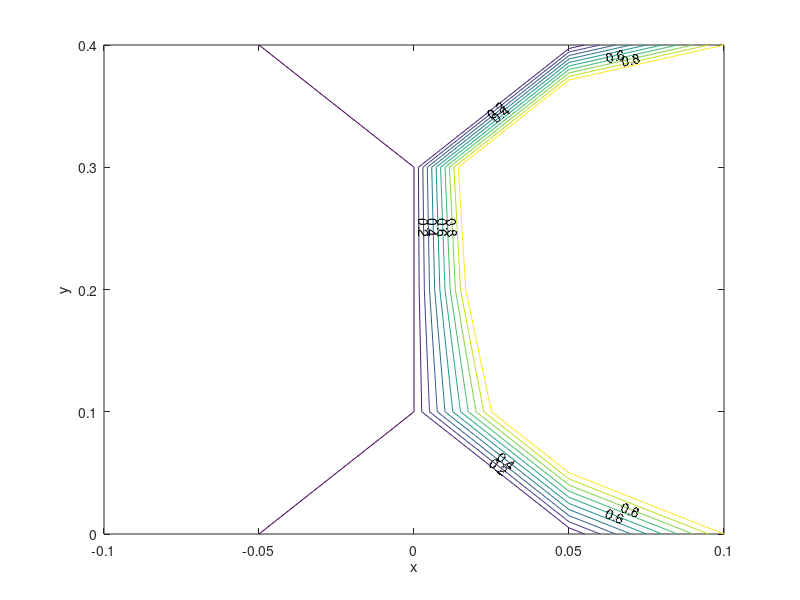
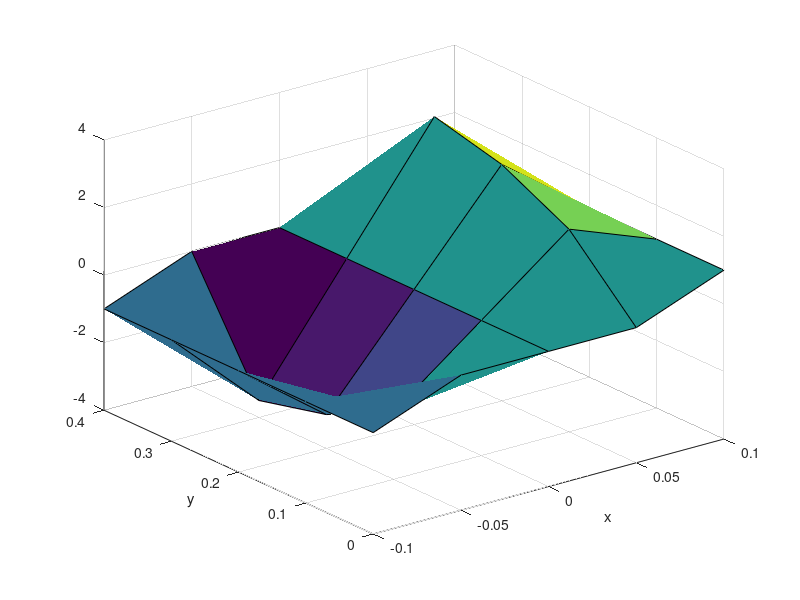
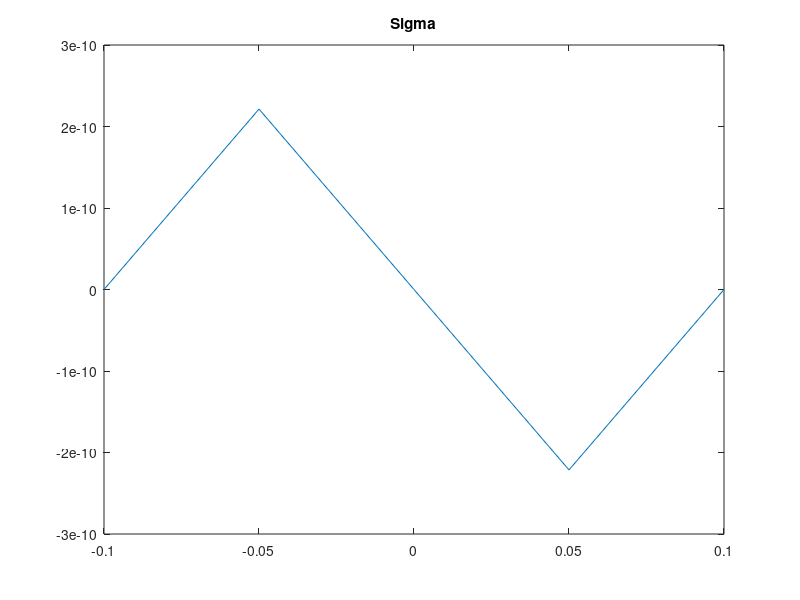
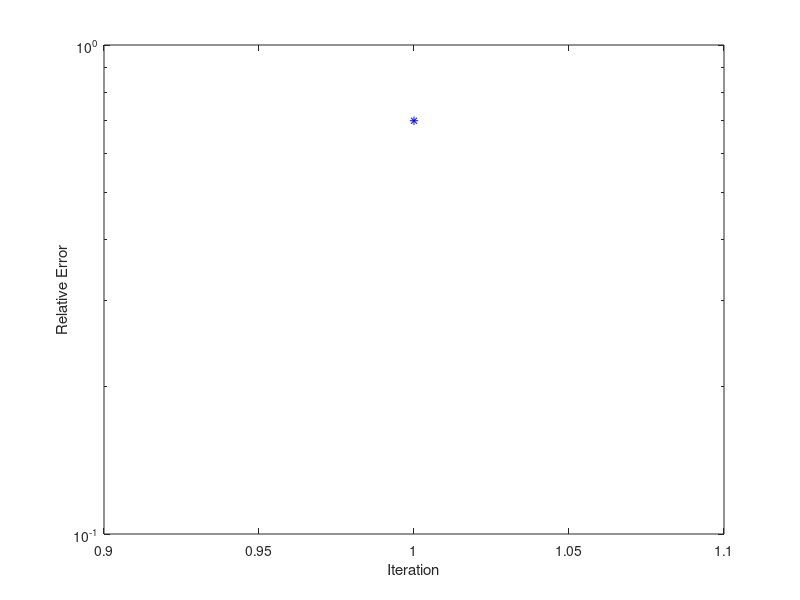

Write the MATLAB code that produced these figures, in order.
% Solve Poisson's equation by Successive-Over-relaxation
% on a rectangular Cartesian grid
clear; close all;
eps0=8.854e-12;  % set the permittivity of free space

Nx=input('Enter number of x-grid points - ');
Ny=input('Enter number of y-grid points - ');

Lx=.2; % Length in x of the computation region
Ly=.4; % Length in y of the computation region

% define the grids
hx=Lx/(Nx-1);         % Grid spacing in x
hy=Ly/(Ny-1);         % Grid spacing in y
x = (0:hx:Lx)-.5*Lx;  %x-grid, x=0 in the middle
y = 0:hy:Ly;          %y-grid

% estimate the best omega to use
R = (hy^2 * cos(pi/Nx)+hx^2*cos(pi/Ny))/(hx^2+hy^2);
omega=2/(1+sqrt(1-R^2));
fprintf('May I suggest using omega = %g ? \n',omega);
omega=input('Enter omega for SOR - ');

% define the voltages
V0=1;        % Potential at x=-Lx/2 and x=+Lx/2
Vscale=V0;   % set Vscale to the potential in the problem

% set the error criterion
errortest=input(' Enter error criterion - say 1e-6 - ') ;

% Initial guess is zeroes
V = zeros(Nx,Ny);

% set the charge density on the grid
rho=zeros(Nx,Ny);

% mask
maskerr = .007;
mask=zeros(Nx,Ny);
for j=1:size(mask,1)
    for k=1:size(mask,2)
        % check x region
        if x(j) >= -.04 && x(j)<=.04
            %check y regions
            if abs(y(k) - .3) < maskerr || abs(y(k) - .25) < maskerr || abs(y(k) - .2) < maskerr || abs(y(k) - .15) < maskerr || abs(y(k) - .1) < maskerr
                mask(j,k)=1;
            end
       end  
    end
end

% set the boundary conditions
% recall that in V(j,k), j is the x-index and k is the y-index
for iter=1:1:size(V,1)
    V(iter,1)=0;
    V(iter,size(V,2))=0;
end;
for iter=1:1:size(V,2)
    V(1,iter)=-V0;
    V(size(V,1),iter)=V0;
end;
% MAIN LOOP

Niter = Nx*Ny*Nx;  %Set a maximum iteration count

%  set  factors used repeatedly in the algorithm
fac1 = 1/(2/hx^2+2/hy^2);
facx = 1/hx^2;
facy = 1/hy^2;
tic
for n=1:Niter

   err(n)=0; % initialize the error at iteration n to zero

   for j=2:(Nx-1)   % Loop over interior points only
      for k=2:(Ny-1)
          if mask(j,k)
              continue
          end

        % load rhs with the right-hand side of the Vjk equation,
        % Eq. (10.3)
        rhs = ((V(j+1,k)+V(j-1,k))/hx^2+(V(j,k+1)+V(j,k-1))/hy^2+rho/eps0)/(2/hx^2+2/hy^2);
        lhs=V(j,k);
        % calculate the relative error for this point, Eq. (10.18)
        currerr = abs(lhs-rhs)/Vscale;

        % Add some logic to compare err(n) and currerr and store
        % the bigger one in err(n). err(n) should hold
        % the biggest error on the grid for this n step after
        % finishing the j and k loops
        err(n)= max([err(n) max(currerr)]);

         % SOR algorithm Eq. (10.14), to
         % update V(j,k) (use rhs from above)
         V(j,k) = omega.*rhs(j,k)+(1-omega).*V(j,k);

      end
   end

   % if err < errortest break out of the loop

   fprintf('After %g iterations, error= %g\n',n,err(n));

   if(err(n) < errortest)
      disp('Desired accuracy achieved; breaking out of loop');
      break;
   end

end
fprintf('the time elapsed was %f\n',toc);
% make a contour plot
figure
cnt=[0,.1,.2,.3,.4,.5,.6,.7,.8,.9,1]; % specify contours
cs = contour(x,y,V',cnt);  % Contour plot with labels
xlabel('x'); ylabel('y'); clabel(cs,[.2,.4,.6,.8])

% make a surface plot
figure
surf(x,y,V');  % Surface plot of the potential
xlabel('x'); ylabel('y');

% Sigma
figure
sigma=zeros(1,Nx);
for j=1:Nx 
    sigma(j)=eps0*(-(3/2)*(V(j,2)-V(j,1))/hy+(1/2)*(V(j,3)-V(j,2))/hy);
end
plot(x, sigma)
title('Sigma')
% make a plot of error vs. iteration number
figure
semilogy(err,'b*')
xlabel('Iteration');
ylabel('Relative Error')
